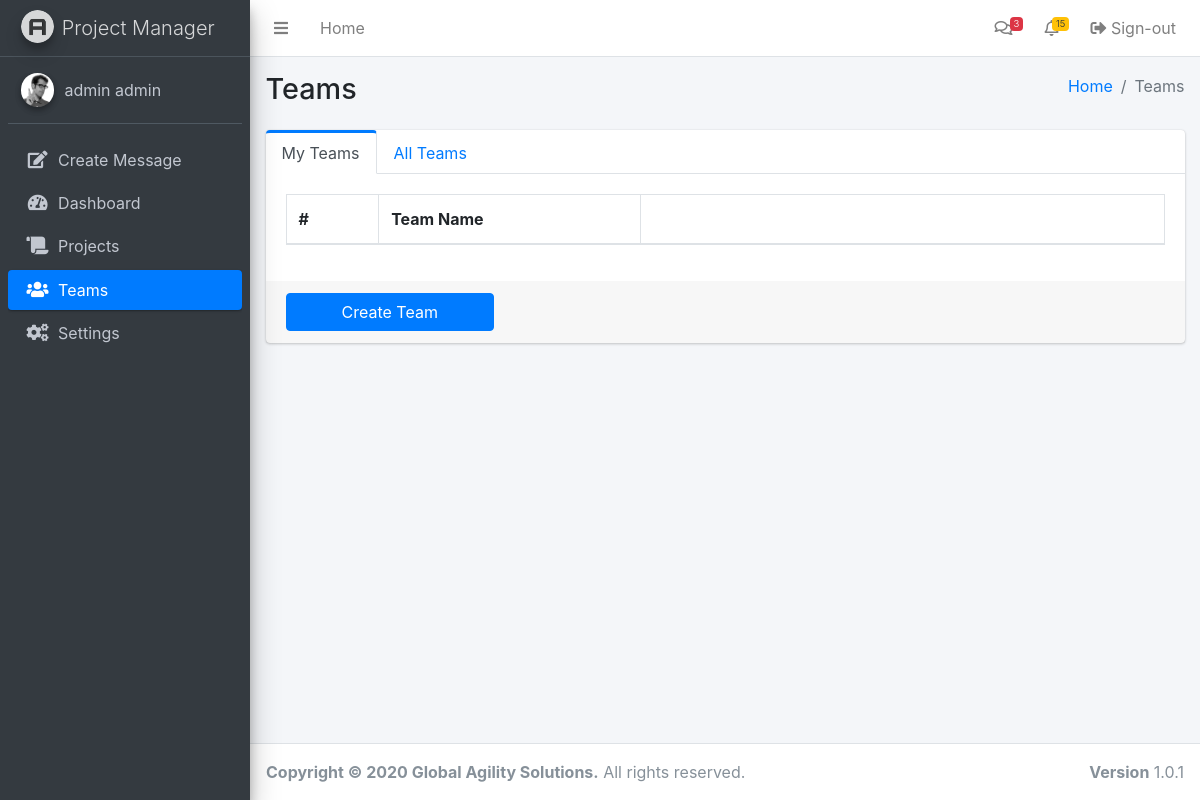
The app's page /teams.php (signed in), older data.
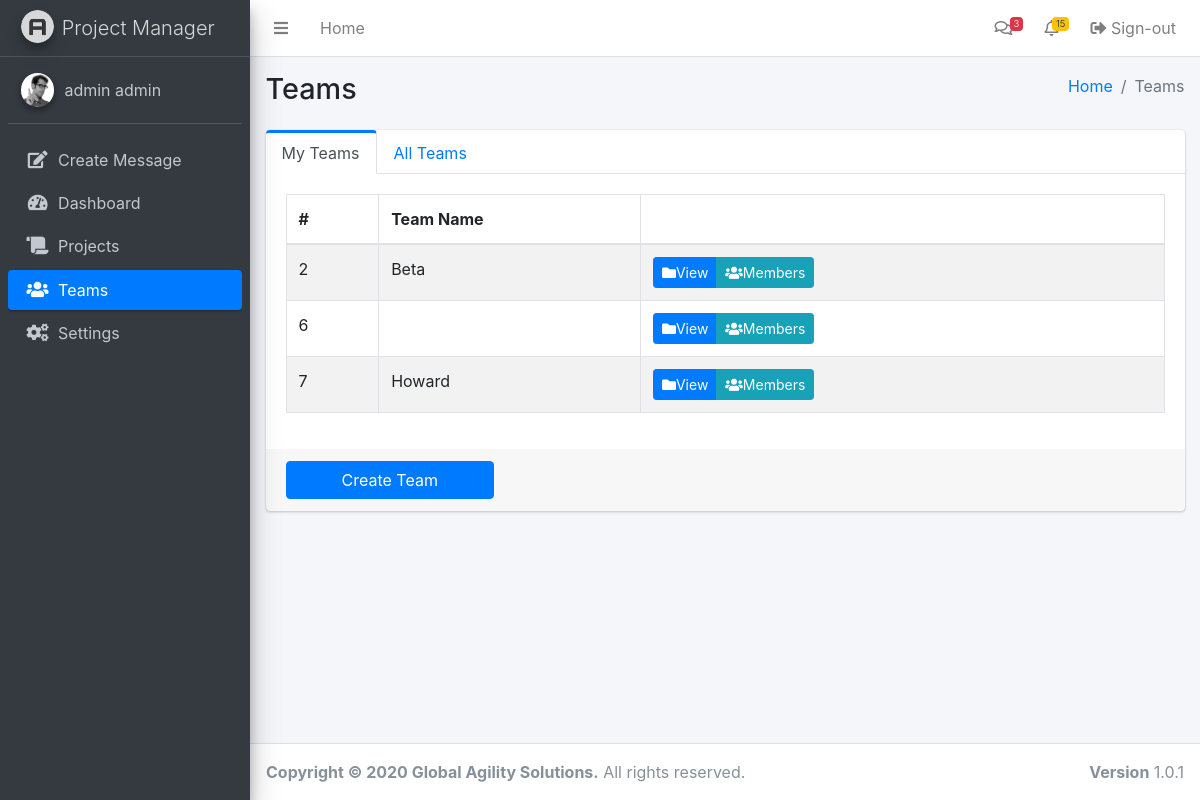
The same page, newer data.
### tables this page shows
CREATE TABLE `teammembers` (
  `teamID` bigint(255) NOT NULL,
  `userID` bigint(255) NOT NULL
);

CREATE TABLE `team` (
  `id` bigint(255) NOT NULL,
  `name` varchar(255) NOT NULL
);

### includes/session.php (called while the page is built, shortened)
<?php
	include 'includes/conn.php';;
	if(isset($_SESSION['users'])){
		$query = $conn -> prepare("SELECT * FROM users WHERE id = ? ");
		$query -> bind_param("s", $variable);
		$query -> execute();
		$result = $query->get_result();
		$user = mysqli_fetch_assoc($result);
		$id = $user['id'];
	}
	else{
		header('location: login.php');
		exit();
	}
?>

### teams.php (the view, shortened to what this page needs)
<?php
  include 'includes/session.php';
  include 'includes/header.php';
?>
<body class="hold-transition sidebar-mini">
<div class="wrapper">
  <?php include 'includes/navbar.php'; ?>
  <div class="content-wrapper">
    <section class="content-header">
      <div class="container-fluid">
        <div class="row mb-2">
          <div class="col-sm-6">
            <h1>Teams</h1>
          </div>
          <div class="col-sm-6">
            <ol class="breadcrumb float-sm-right">
              <li class="breadcrumb-item"><a href="#">Home</a></li>
              <li class="breadcrumb-item active">Teams</li>
            </ol>
          </div>
        </div>
      </div>
    </section>
    <section class="content">
            <div class="container-fluid">
<div class="card card-primary card-outline card-outline-tabs">
              <div class="card-header p-0 border-bottom-0">
                <ul class="nav nav-tabs" id="custom-tabs-four-tab" role="tablist">
                  <li class="nav-item">
                    <a class="nav-link active" id="custom-tabs-four-home-tab" data-toggle="pill" href="#custom-tabs-four-home" role="tab" aria-controls="custom-tabs-four-home" aria-selected="true">My Teams</a>
                  </li>
                  <li class="nav-item">
                    <a class="nav-link" id="custom-tabs-four-settings-tab" data-toggle="pill" href="#custom-tabs-four-settings" role="tab" aria-controls="custom-tabs-four-settings" aria-selected="false">All Teams</a>
                  </li>
                </ul>
              </div>
              <div class="card-body">
                <div class="tab-content" id="custom-tabs-four-tabContent">
                  <div class="tab-pane fade show active" id="custom-tabs-four-home" role="tabpanel" aria-labelledby="custom-tabs-four-home-tab">
                  <table class="table table-bordered table-striped display">
                  <thead>
                  <tr>
                    <th width="20">#</th>
                    <th width="100">Team Name</th>
                    <th width="200"></th>
                  </tr>
                  </thead>
                  <tbody>
                  <?php
                    $myteam = mysqli_query($conn, "SELECT *, team.id as teamID from team join teammembers on team.id = teammembers.teamID where teammembers.userID = '".$id."'");
                    while($row = mysqli_fetch_assoc($myteam)) {
                    ?>
                      <tr>
                        <td><?php echo ucwords($row['id']); ?></td>
                        <td><?php echo ucwords($row['name']); ?></td>
                        <td>
                      <div class="btn-group">
                        <a class="btn btn-primary btn-sm" href='teaminfo.php?id=<?php echo $row['teamID']; ?>'><i class="fas fa-folder"></i>View</a>
                        <a class="btn btn-info btn-sm" href='teammembers.php?id=<?php echo $row['teamID']; ?>'><i class="fas fa-users"></i>Members</a>
                      </div>
                    </td>
                  </tr>
                <?php } ?>
                  </tbody>
                </table>
                  </div>
                </div>
              </div>
              <div class="card-footer">
            <div class="row">
              <div class="col-3">
              <a href="createteam.php"><button type="button" class="btn btn-block btn-primary">Create Team</button></a>
              </div>
            </div>
          </div>
            </div>
      </div>
    </section>
  </div>
  <?php include 'includes/footer.php'; ?>
</div>
</body>
</html>

Row changes from the older to the newer data that the page shows:
added teammembers: teamID "2", teamID.name "Beta"
added teammembers: teamID "6"
added teammembers: teamID "7", teamID.name "Howard"
